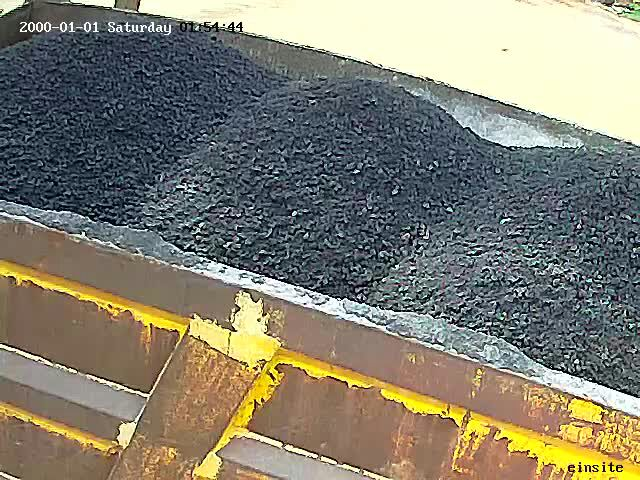
#> input picture Test/IMGWA0019.jpeg, 640 x 480 px
$ python crop1.py   (older library calls are emulated)
#> lines starting #> are read from the running program, lines starting #| are printed output that depends on the picture
import numpy as np
import cv2
from matplotlib import  pyplot as plt
import scipy.misc

# img = cv2.imread('IMGWA0010.jpeg')
img = cv2.imread('IMGWA0019.jpeg')
#> img is the input picture: shape (480, 640, 3); mean B, G, R 113.5, 127.8, 130.5
# img = cv2.imread('IMGWA0024.jpeg')
w,h = img.shape[:2]
#> w = 480; h = 640
print(w)
#| 480
print(h)
#| 640
mask = np.zeros(img.shape[:2],np.uint8)

bgdModel = np.zeros((1,65),np.float64)
fgdModel = np.zeros((1,65),np.float64)

rect = (50,50,450,290)
cv2.grabCut(img,mask,rect,bgdModel,fgdModel,5,cv2.GC_INIT_WITH_RECT)

mask2 = np.where((mask==2)|(mask==0),0,1).astype('uint8')
img = img*mask2[:,:,np.newaxis]
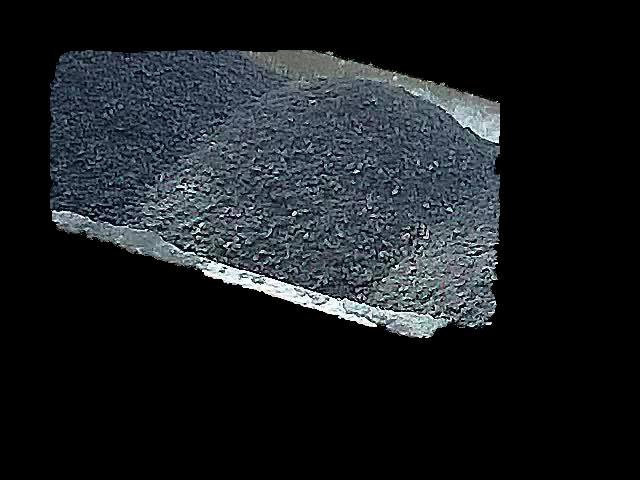
#> img: shape (480, 640, 3); mean B, G, R 33.4, 30.1, 26.1
# plt.axis("off")
plt.imshow(cv2.cvtColor(img, cv2.COLOR_BGR2RGB))
# # plt.imshow(img)
# plt.show()
###############
scipy.misc.imsave('outBitumin.jpeg', img)
#cv2.imwrite(img,'myGray.jpeg')
plt.imshow(img),plt.colorbar(),plt.show()
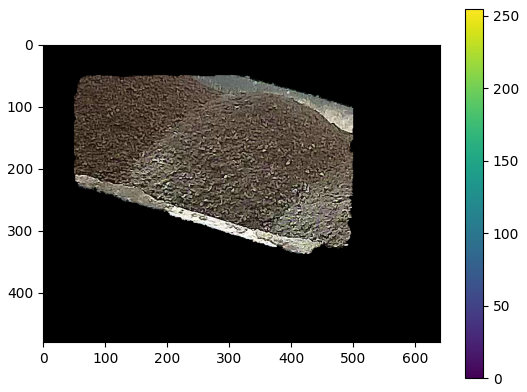
#> figure drawn by matplotlib, 2 panels; B, G, R data is drawn as R, G, B

$ run again, with Test/IMGWA0010.jpeg copied over Test/IMGWA0019.jpeg
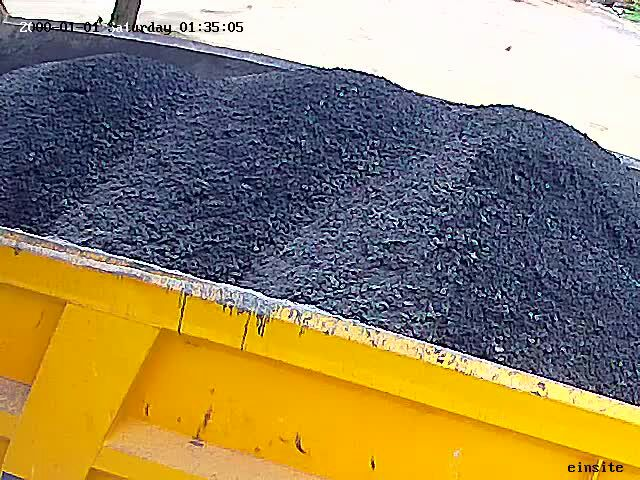
#> input picture Test/IMGWA0010.jpeg, 640 x 480 px
#> img is the input picture: shape (480, 640, 3); mean B, G, R 97.7, 133.3, 149.3
#| 480
#| 640
#> `img = img*mask2[:,:,np.newaxis]`:
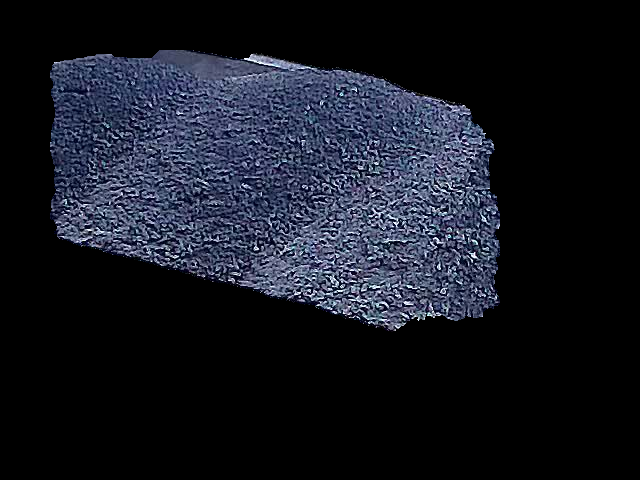
#> img: shape (480, 640, 3); mean B, G, R 33.8, 24.3, 21.6
#> `plt.imshow(img),plt.colorbar(),plt.show()`:
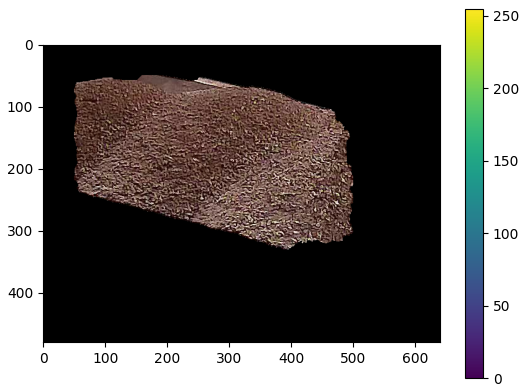
#> figure drawn by matplotlib, 2 panels; B, G, R data is drawn as R, G, B

$ run again, with Test/IMGWA0024.jpeg copied over Test/IMGWA0019.jpeg
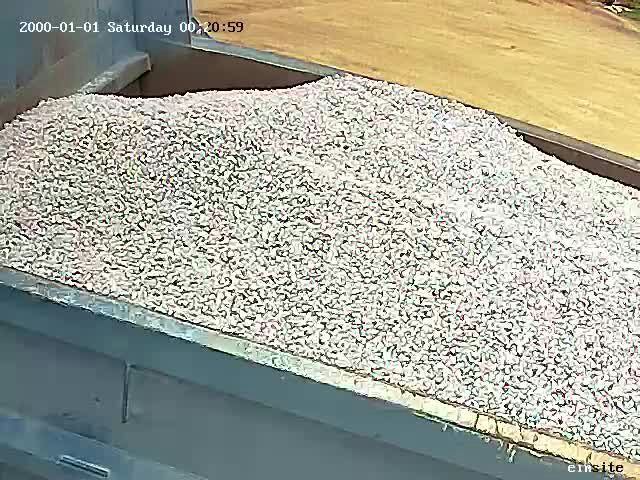
#> input picture Test/IMGWA0024.jpeg, 640 x 480 px
#> img is the input picture: shape (480, 640, 3); mean B, G, R 154.4, 168.1, 166.8
#| 480
#| 640
#> `img = img*mask2[:,:,np.newaxis]`:
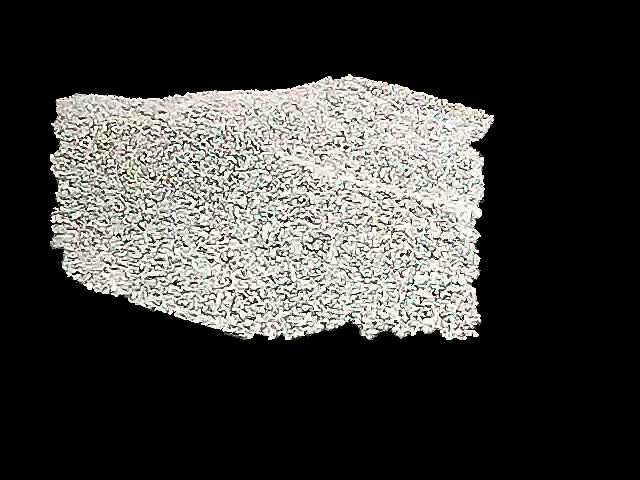
#> img: shape (480, 640, 3); mean B, G, R 58.8, 62.2, 62.3
#> `plt.imshow(img),plt.colorbar(),plt.show()`:
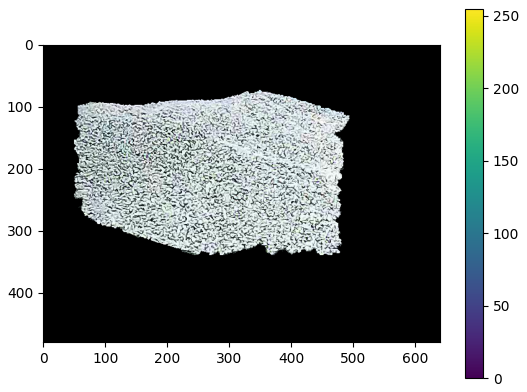
#> figure drawn by matplotlib, 2 panels; B, G, R data is drawn as R, G, B
